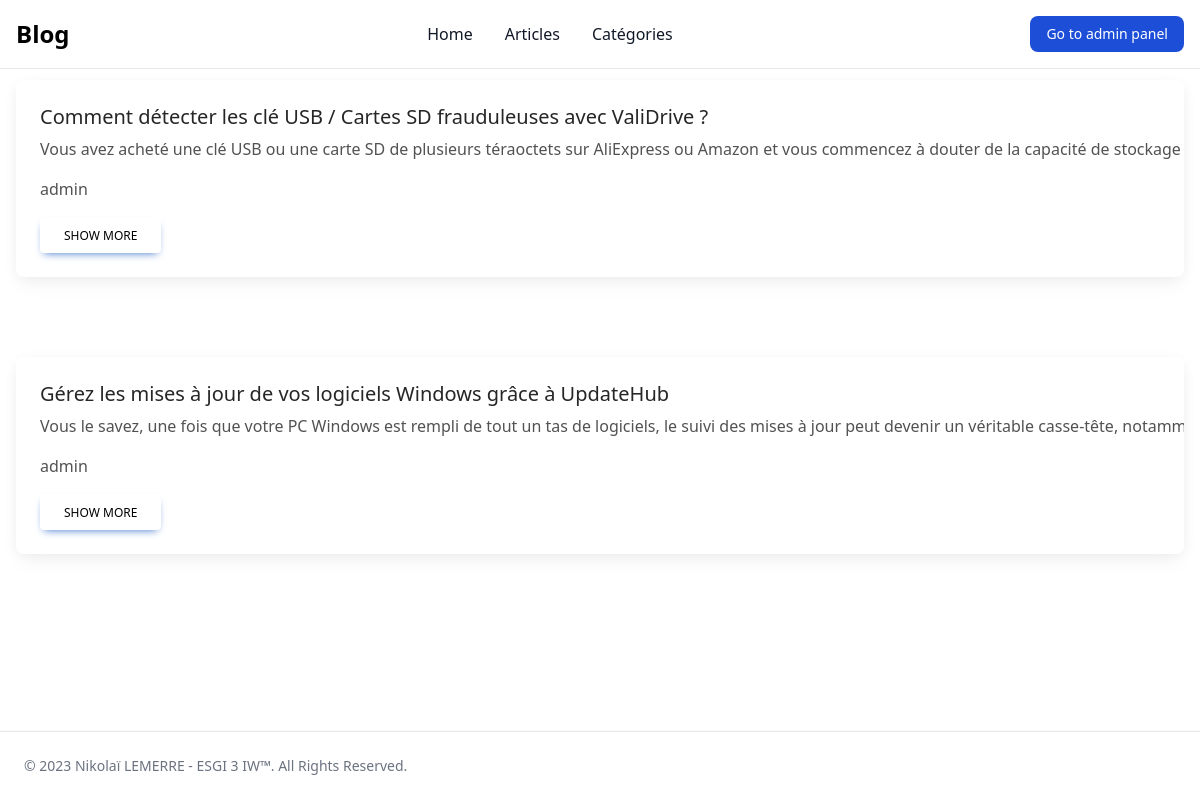
The page /category?id=4 on the database its author committed.
### tables this page shows
CREATE TABLE `article` (
  `id` int(11) NOT NULL,
  `title` varchar(255) DEFAULT NULL,
  `content` text,
  `author_id` int(11) DEFAULT NULL,
  `category_id` int(11) DEFAULT NULL
);

### controllers/CategoriesController.php (called while the page is built, shortened)
<?php
require_once 'model/engine/CategorieEngine.php';
class CategoriesController
{
    public function renderCategory($id)
    {
        $category = new \model\engine\CategorieEngine();
        $articles = $category->getArticles($id);
        $_SESSION['articles'] = array_map(function ($article) {
            return new \model\Articles($article['id']);
        }, $articles);
        include_once "views/category.php";
    }
}

### model/Articles.php (called while the page is built, shortened)
<?php
include_once "model/engine/ArticlesEngine.php";
class Articles
{
    private $id;
    private $title;
    private $content;
    private $author;
    public function __construct($id)
    {
        $query = new ArticlesEngine();
        $article = $query->getArticleById($id);
        $this->id = $article['id'];
        $this->title = $article['title'];
        $this->content = $article['content'];
        $this->author = $article['username'];
    }
    public function getId(): mixed
    {
        return $this->id;
    }
    public function getTitle(): mixed
    {
        return $this->title;
    }
    public function getContent(): mixed
    {
        return $this->content;
    }
    public function getAuthor(): mixed
    {
        return $this->author;
    }
}

### model/engine/ArticlesEngine.php (called while the page is built, shortened)
<?php
class ArticlesEngine
{
    public function getArticleById($id)
    {
        $bdd = new DbController();
        $bdd = $bdd->dbConnect();
        $req = $bdd->prepare("SELECT article.*, admin.username FROM article JOIN admin on article.author_id = admin.id WHERE article.id = :id;");
        $req->execute(array(
            'id' => $id
        ));
        $article = $req->fetch();
        return $article;
    }
}

### model/engine/CategorieEngine.php (called while the page is built, shortened)
<?php
class CategorieEngine
{
    public function getArticles($id)
    {
        $bdd = new DbController();
        $bdd = $bdd->dbConnect();
        $req = $bdd->prepare('SELECT * FROM article WHERE category_id = :id');
        $req->execute(array('id' => $id));
        $articles = $req->fetchAll();
        return $articles;
    }
}

### views/category.php (the view)
<?php
foreach ($_SESSION['articles'] as $article) {
    ?>
    <div class="block rounded-lg bg-white p-6 shadow-[0_2px_15px_-3px_rgba(0,0,0,0.07),0_10px_20px_-2px_rgba(0,0,0,0.04)] dark:bg-neutral-700 m-4 mt-20 mb-20 truncate">
        <h5 class="mb-2 text-xl font-medium leading-tight text-neutral-800 dark:text-neutral-50">
            <?php echo $article->getTitle(); ?>
        </h5>
        <p class="mb-4 text-base text-neutral-600 dark:text-neutral-200">
            <?php echo $article->getContent(); ?>
        </p>
        <p class="mb-4 text-base text-neutral-600 dark:text-neutral-200">
            <?php echo $article->getAuthor(); ?>
        </p>
        <a href="/article?id=<?php echo $article->getId(); ?>"><button type="button" class="inline-block rounded bg-primary px-6 pb-2 pt-2.5 text-xs font-medium uppercase leading-normal text-black shadow-[0_4px_9px_-4px_#3b71ca] transition duration-150 ease-in-out hover:bg-primary-600 hover:shadow-[0_8px_9px_-4px_rgba(59,113,202,0.3),0_4px_18px_0_rgba(59,113,202,0.2)] focus:bg-primary-600 focus:shadow-[0_8px_9px_-4px_rgba(59,113,202,0.3),0_4px_18px_0_rgba(59,113,202,0.2)] focus:outline-none focus:ring-0 active:bg-primary-700 active:shadow-[0_8px_9px_-4px_rgba(59,113,202,0.3),0_4px_18px_0_rgba(59,113,202,0.2)] dark:shadow-[0_4px_9px_-4px_rgba(59,113,202,0.5)] dark:hover:shadow-[0_8px_9px_-4px_rgba(59,113,202,0.2),0_4px_18px_0_rgba(59,113,202,0.1)] dark:focus:shadow-[0_8px_9px_-4px_rgba(59,113,202,0.2),0_4px_18px_0_rgba(59,113,202,0.1)] dark:active:shadow-[0_8px_9px_-4px_rgba(59,113,202,0.2),0_4px_18px_0_rgba(59,113,202,0.1)] dark:bg-white" data-te-ripple-init data-te-ripple-color="light">
                Show more
            </button></a>
    </div>
    <?php
}
?>

### rows shown on the page
article: title "Comment détecter les clé USB / Cartes SD frauduleuses avec ValiDrive ?", content "Vous avez acheté une clé USB ou une carte SD de plusieurs téraoctets sur AliExpress ou Amazon et vous commencez à douter de la capacité de stoc…", author.username "admin"
article: title "Gérez les mises à jour de vos logiciels Windows grâce à UpdateHub", content "Vous le savez, une fois que votre PC Windows est rempli de tout un tas de logiciels, le suivi des mises à jour peut devenir un véritable casse-tête, no…", author.username "admin"
